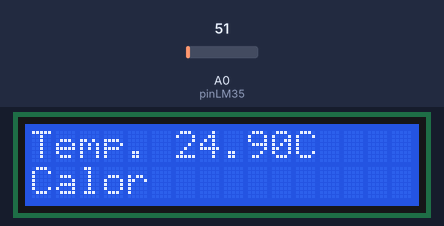
The sketch below on a simulated Arduino Uno, built with avr-gcc and run on an emulated ATmega328P. Shown: 16×2 character LCD. The test bench sets the inputs (shaded band); at power-on: A0 (pinLM35) = 51.

Above: at 1.2 s.
1.3 s: A0 (pinLM35) set to 58
At 3.2 s:
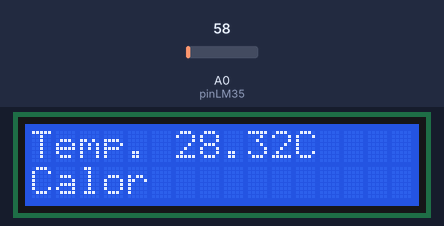
3.5 s: A0 (pinLM35) set to 66
At 5.1 s:
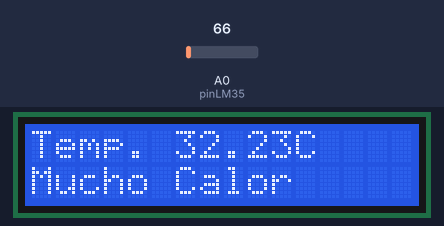
5.5 s: A0 (pinLM35) set to 30
At 7.0 s:
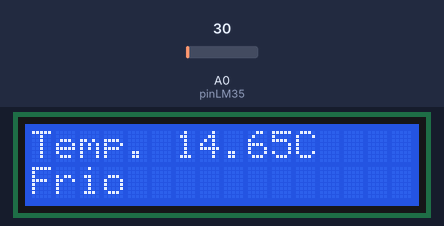
7.5 s: A0 (pinLM35) set to 22
At 8.9 s:
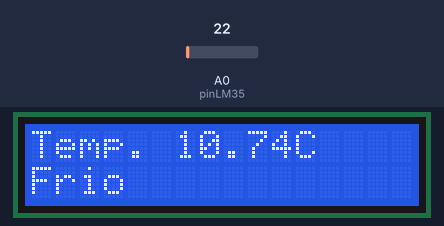
9.6 s: A0 (pinLM35) set to 18
At 10.8 s:
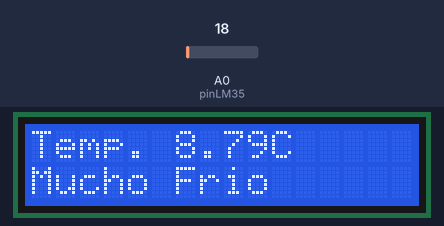
Timing chart, 0 to 12.6 s (numbered marks = the images above; inputs shaded):
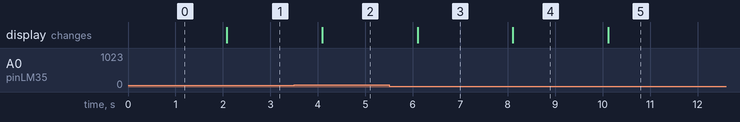

Measured:
- the behaviour switches between 61 and 62 on A0 (pinLM35) (found by bisection; images 1 and 2)
- the behaviour switches between 21 and 20 on A0 (pinLM35) (found by bisection; images 4 and 5)
- after the input at 1.3 s, the display: changes after 0.78 s (image 1)
- after the input at 3.5 s, the display: changes after 0.59 s (image 2)
- after the input at 5.5 s, the display: changes after 0.60 s (image 3)
- after the input at 7.5 s, the display: changes after 0.61 s (image 4)
- after the input at 9.6 s, the display: changes after 0.52 s (image 5)

The sketch:

prueba-sensorHumedad-lcd-16x2.ino
```cpp
// Incluímos la libreria externa para poder utilizarla
#include <LiquidCrystal.h> // Entre los símbolos <> buscará en la carpeta de librerías configurada


// Lo primero is inicializar la librería indicando los pins de la interfaz
LiquidCrystal lcd(12, 11, 5, 4, 3, 2);

// Definimos las constantes
#define COLS 16 // Columnas del LCD
#define ROWS 2 // Filas del LCD
#define VELOCIDAD 300 // Velocidad para mover el texto
#define ARRAYTXT 5 // Número de textos a escribir

//Variables globales
float tempC; // Variable para almacenar el valor obtenido del sensor (0 a 1023)
int pinLM35 = 0; // Variable del pin de entrada del sensor (A0)
int indice; //Posicion del array de textos

void setup() {
  // Configuramos las filas y las columnas del LCD en este caso 16 columnas y 2 filas (Depende del hardware de cada uno)
  lcd.begin(COLS, ROWS);
  Serial.begin(9600);
}

void loop() {

  String textos[ARRAYTXT] = {"Mucho Calor", "Calor", "Confort", "Frio", "Mucho Frio"};

  //Obtenemos datos del sensor
  // Con analogRead leemos el sensor, recuerda que es un valor de 0 a 1023
  tempC = analogRead(pinLM35);

  // Calculamos la temperatura con la fórmula
  tempC = (5.0 * tempC * 100.0)/1024.0;

  //Mostramos texto en LCD
  // Lo primero es borrar toda la pantallas
  lcd.clear();

  // Escribimos un mensaje en el LCD, por defecto empieza en la fila 0 y columna 0
  lcd.print("Temp. "+String(tempC)+"C");

  //Instrucciones para determinar el rango de temperatura
  if (tempC > 30){
     indice = 0;
  }else{
    if (tempC > 24){
        indice = 1;
      }else{
        if (tempC > 18){
            indice = 2;
          } else{
            if (tempC > 10){
                indice = 3;
              } else{
                  indice = 4;
                }
            }
        }
    }

  //Escribimos en la fila de abajo
  lcd.setCursor(0,1);

  // Escribimos mensaje
  lcd.print(textos[indice]);

  // Esperamos un tiempo para repetir el loop
  delay(1000);
}
```
